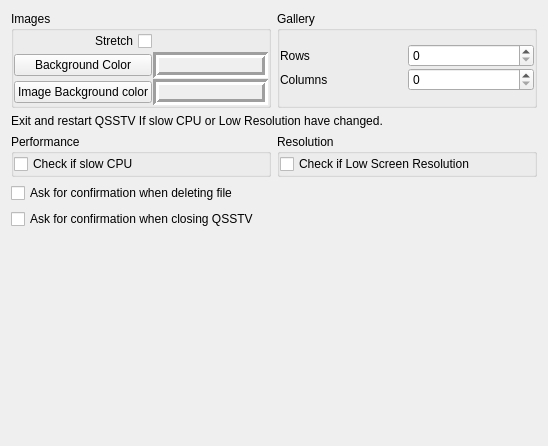
<?xml version="1.0" encoding="UTF-8"?>
<ui version="4.0">
 <class>guiConfig</class>
 <widget class="QWidget" name="guiConfig">
  <property name="geometry">
   <rect>
    <x>0</x>
    <y>0</y>
    <width>548</width>
    <height>446</height>
   </rect>
  </property>
  <property name="windowTitle">
   <string>Form</string>
  </property>
  <layout class="QVBoxLayout" name="verticalLayout_5">
   <item>
    <layout class="QHBoxLayout" name="horizontalLayout">
     <item>
      <widget class="QGroupBox" name="groupBox_2">
       <property name="title">
        <string>Images</string>
       </property>
       <layout class="QVBoxLayout" name="verticalLayout_2">
        <property name="spacing">
         <number>1</number>
        </property>
        <property name="leftMargin">
         <number>0</number>
        </property>
        <property name="topMargin">
         <number>0</number>
        </property>
        <property name="rightMargin">
         <number>0</number>
        </property>
        <property name="bottomMargin">
         <number>0</number>
        </property>
        <item>
         <layout class="QGridLayout" name="gridLayout_2">
          <item row="1" column="0">
           <widget class="QPushButton" name="backgroundColorPushButton">
            <property name="text">
             <string>Background Color</string>
            </property>
           </widget>
          </item>
          <item row="0" column="0">
           <widget class="QCheckBox" name="stretchCheckBox">
            <property name="layoutDirection">
             <enum>Qt::RightToLeft</enum>
            </property>
            <property name="text">
             <string>Stretch</string>
            </property>
           </widget>
          </item>
          <item row="2" column="0">
           <widget class="QPushButton" name="imageBackgroundColorPushButton">
            <property name="text">
             <string>Image Background color</string>
            </property>
           </widget>
          </item>
          <item row="1" column="1">
           <widget class="QLabel" name="backGroundColorLabel">
            <property name="minimumSize">
             <size>
              <width>60</width>
              <height>0</height>
             </size>
            </property>
            <property name="autoFillBackground">
             <bool>true</bool>
            </property>
            <property name="frameShape">
             <enum>QFrame::Box</enum>
            </property>
            <property name="frameShadow">
             <enum>QFrame::Sunken</enum>
            </property>
            <property name="lineWidth">
             <number>3</number>
            </property>
            <property name="text">
             <string/>
            </property>
           </widget>
          </item>
          <item row="2" column="1">
           <widget class="QLabel" name="imageBackGroundColorLabel">
            <property name="minimumSize">
             <size>
              <width>60</width>
              <height>0</height>
             </size>
            </property>
            <property name="autoFillBackground">
             <bool>true</bool>
            </property>
            <property name="frameShape">
             <enum>QFrame::Box</enum>
            </property>
            <property name="frameShadow">
             <enum>QFrame::Sunken</enum>
            </property>
            <property name="lineWidth">
             <number>3</number>
            </property>
            <property name="text">
             <string/>
            </property>
           </widget>
          </item>
         </layout>
        </item>
       </layout>
      </widget>
     </item>
     <item>
      <widget class="QGroupBox" name="groupBox">
       <property name="title">
        <string>Gallery</string>
       </property>
       <layout class="QVBoxLayout" name="verticalLayout">
        <property name="spacing">
         <number>1</number>
        </property>
        <property name="leftMargin">
         <number>0</number>
        </property>
        <property name="topMargin">
         <number>0</number>
        </property>
        <property name="rightMargin">
         <number>0</number>
        </property>
        <property name="bottomMargin">
         <number>0</number>
        </property>
        <item>
         <layout class="QGridLayout" name="gridLayout">
          <item row="0" column="0">
           <widget class="QLabel" name="label">
            <property name="text">
             <string>Rows</string>
            </property>
           </widget>
          </item>
          <item row="1" column="1">
           <widget class="QSpinBox" name="columnsSpinBox"/>
          </item>
          <item row="0" column="1">
           <widget class="QSpinBox" name="rowsSpinBox"/>
          </item>
          <item row="1" column="0">
           <widget class="QLabel" name="label_2">
            <property name="text">
             <string>Columns</string>
            </property>
           </widget>
          </item>
         </layout>
        </item>
       </layout>
      </widget>
     </item>
    </layout>
   </item>
   <item>
    <widget class="QLabel" name="label_3">
     <property name="text">
      <string>Exit and restart QSSTV If slow CPU or Low Resolution have changed.</string>
     </property>
    </widget>
   </item>
   <item>
    <layout class="QHBoxLayout" name="horizontalLayout_2">
     <item>
      <widget class="QGroupBox" name="groupBox_3">
       <property name="title">
        <string>Performance</string>
       </property>
       <layout class="QVBoxLayout" name="verticalLayout_3">
        <property name="spacing">
         <number>1</number>
        </property>
        <property name="leftMargin">
         <number>0</number>
        </property>
        <property name="topMargin">
         <number>0</number>
        </property>
        <property name="rightMargin">
         <number>0</number>
        </property>
        <property name="bottomMargin">
         <number>0</number>
        </property>
        <item>
         <widget class="QCheckBox" name="slowCPUCheckBox">
          <property name="layoutDirection">
           <enum>Qt::LeftToRight</enum>
          </property>
          <property name="text">
           <string>Check if slow CPU</string>
          </property>
         </widget>
        </item>
       </layout>
      </widget>
     </item>
     <item>
      <widget class="QGroupBox" name="groupBox_4">
       <property name="title">
        <string>Resolution</string>
       </property>
       <layout class="QVBoxLayout" name="verticalLayout_4">
        <property name="spacing">
         <number>1</number>
        </property>
        <property name="leftMargin">
         <number>0</number>
        </property>
        <property name="topMargin">
         <number>0</number>
        </property>
        <property name="rightMargin">
         <number>0</number>
        </property>
        <property name="bottomMargin">
         <number>0</number>
        </property>
        <item>
         <widget class="QCheckBox" name="lowResCheckBox">
          <property name="layoutDirection">
           <enum>Qt::LeftToRight</enum>
          </property>
          <property name="text">
           <string>Check if Low Screen Resolution</string>
          </property>
         </widget>
        </item>
       </layout>
      </widget>
     </item>
    </layout>
   </item>
   <item>
    <widget class="QCheckBox" name="confirmDeletionCheckBox">
     <property name="text">
      <string>Ask for confirmation when deleting file </string>
     </property>
    </widget>
   </item>
   <item>
    <widget class="QCheckBox" name="confirmCloseCheckBox">
     <property name="text">
      <string>Ask for confirmation when closing QSSTV</string>
     </property>
    </widget>
   </item>
   <item>
    <spacer name="verticalSpacer">
     <property name="orientation">
      <enum>Qt::Vertical</enum>
     </property>
     <property name="sizeHint" stdset="0">
      <size>
       <width>20</width>
       <height>238</height>
      </size>
     </property>
    </spacer>
   </item>
  </layout>
 </widget>
 <resources/>
 <connections/>
</ui>
